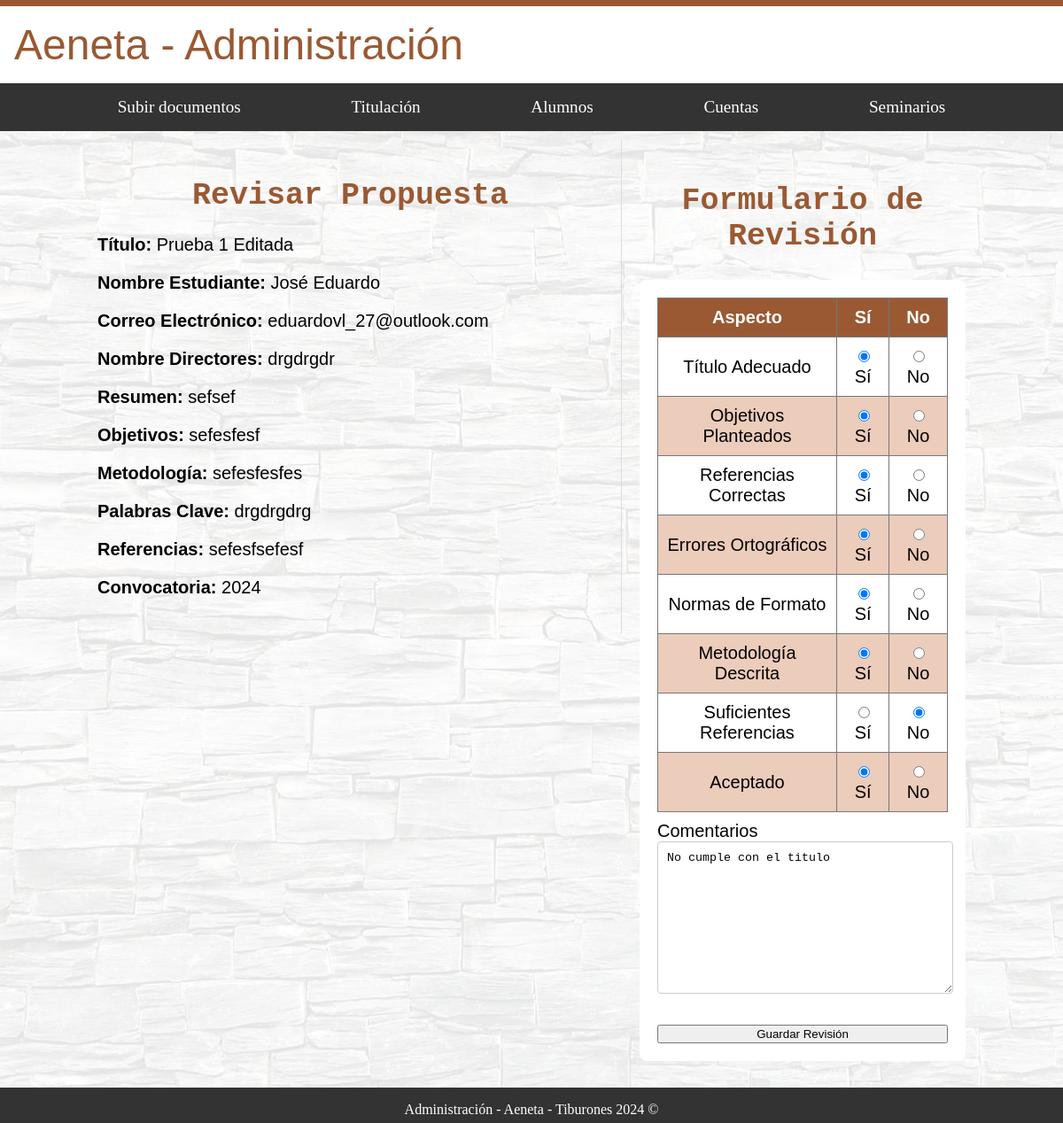
The app's page /administracion/alumnos/individual_revisar_p/5/ with its own data.
### alumnos/models.py (models this page shows, shortened)
class DocumentoPropuestaAlumno(models.Model):
    titulo = models.CharField(max_length=255)
    nombre_estudiante = models.CharField(max_length=100)  # Se llenará automáticamente
    correo_electronico = models.EmailField()  # Se llenará automáticamente
    nombre_directores = models.CharField(max_length=255)
    resumen = models.TextField()
    objetivos = models.TextField()
    metodologia = models.TextField()
    palabras_clave = models.CharField(max_length=255)
    referencias = models.TextField()
    convocatoria = models.CharField(max_length=4, default="2024")
    enviado = models.BooleanField(default=False)
    aceptado = models.BooleanField(default=False)
    sinodales = models.BooleanField(default=False)
    alumno = models.ForeignKey(settings.AUTH_USER_MODEL, on_delete=models.CASCADE)

### administracion/models.py (models this page shows, shortened)
class RevisarPropuesta(models.Model):
    documento_alumno = models.OneToOneField('alumnos.DocumentoPropuestaAlumno', on_delete=models.CASCADE)
    revisado = models.BooleanField(default=False)
    titulo_adecuado = models.BooleanField(null=True, blank=True)
    objetivos_planteados = models.BooleanField(null=True, blank=True)
    referencias_correctas = models.BooleanField(null=True, blank=True)
    errores_ortograficos = models.BooleanField(null=True, blank=True)
    normas_formato = models.BooleanField(null=True, blank=True)
    metodologia_descrita = models.BooleanField(null=True, blank=True)
    suficientes_referencias = models.BooleanField(null=True, blank=True)
    comentarios = models.TextField(null=True, blank=True)
    aceptado = models.BooleanField(default=False)

### administracion/views.py (the view, shortened to what this page needs)
# urls.py: path('alumnos/individual_revisar_p/<int:pk>/', AdministracionDocumentosIndividualAlumnos.as_view(), name='individual_revisar_p'),
class AdministracionDocumentosIndividualAlumnos(TemplateView):
    template_name = 'administracion/alumnos/individual_revisar_p.html'
    def get(self, request, *args, **kwargs):
        propuesta = get_object_or_404(DocumentoPropuestaAlumno, pk=kwargs['pk'])
        revisar_propuesta, created = RevisarPropuesta.objects.get_or_create(documento_alumno=propuesta)
        form = RevisarPropuestaForm(instance=revisar_propuesta)
        return self.render_to_response({'propuesta': propuesta, 'form': form})

### administracion/forms.py
class RevisarPropuestaForm(forms.ModelForm):
    class Meta:
        model = RevisarPropuesta
        fields = [
            'titulo_adecuado', 'objetivos_planteados', 'referencias_correctas',
            'errores_ortograficos', 'normas_formato', 'metodologia_descrita',
            'suficientes_referencias', 'comentarios', 'aceptado'
        ]
        widgets = {
            'titulo_adecuado': forms.RadioSelect(choices=[(True, 'Sí'), (False, 'No')]),
            'objetivos_planteados': forms.RadioSelect(choices=[(True, 'Sí'), (False, 'No')]),
            'referencias_correctas': forms.RadioSelect(choices=[(True, 'Sí'), (False, 'No')]),
            'errores_ortograficos': forms.RadioSelect(choices=[(True, 'Sí'), (False, 'No')]),
            'normas_formato': forms.RadioSelect(choices=[(True, 'Sí'), (False, 'No')]),
            'metodologia_descrita': forms.RadioSelect(choices=[(True, 'Sí'), (False, 'No')]),
            'suficientes_referencias': forms.RadioSelect(choices=[(True, 'Sí'), (False, 'No')]),
            'aceptado': forms.RadioSelect(choices=[(True, 'Sí'), (False, 'No')]),
        }

### administracion/templates/administracion/alumnos/individual_revisar_p.html (shortened to what this page needs)
{% extends "base_generic_Administracion.html" %}
{% block content %}
<div id="fondo">
  <div class="contenedor_principal letra_texto">
    <div class="revisar_pr">
      <h1 class="letra_titulos">Revisar Propuesta</h1>
    <p><strong>Título:</strong> {{ propuesta.titulo }}</p>
    <p><strong>Nombre Estudiante:</strong> {{ propuesta.nombre_estudiante }}</p>
    <p><strong>Correo Electrónico:</strong> {{ propuesta.correo_electronico }}</p>
    <p><strong>Nombre Directores:</strong> {{ propuesta.nombre_directores }}</p>
    <p><strong>Resumen:</strong> {{ propuesta.resumen }}</p>
    <p><strong>Objetivos:</strong> {{ propuesta.objetivos }}</p>
    <p><strong>Metodología:</strong> {{ propuesta.metodologia }}</p>
    <p><strong>Palabras Clave:</strong> {{ propuesta.palabras_clave }}</p>
    <p><strong>Referencias:</strong> {{ propuesta.referencias }}</p>
    <p><strong>Convocatoria:</strong> {{ propuesta.convocatoria }}</p>
    </div>
    <div class="evaluacion">
      <h2 class="letra_titulos">Formulario de Revisión</h2>
    <form method="post">
      <table>
        <thead>
          <tr>
            <th>Aspecto</th>
            <th>Sí</th>
            <th>No</th>
          </tr>
        </thead>
        <tbody>
          <tr>
            <td>Título Adecuado</td>
            <td>{{ form.titulo_adecuado.0 }}</td>
            <td>{{ form.titulo_adecuado.1 }}</td>
          </tr>
          <tr>
            <td>Objetivos Planteados</td>
            <td>{{ form.objetivos_planteados.0 }}</td>
            <td>{{ form.objetivos_planteados.1 }}</td>
          </tr>
          <tr>
            <td>Referencias Correctas</td>
            <td>{{ form.referencias_correctas.0 }}</td>
            <td>{{ form.referencias_correctas.1 }}</td>
          </tr>
          <tr>
            <td>Errores Ortográficos</td>
            <td>{{ form.errores_ortograficos.0 }}</td>
            <td>{{ form.errores_ortograficos.1 }}</td>
          </tr>
          <tr>
            <td>Normas de Formato</td>
            <td>{{ form.normas_formato.0 }}</td>
            <td>{{ form.normas_formato.1 }}</td>
          </tr>
          <tr>
            <td>Metodología Descrita</td>
            <td>{{ form.metodologia_descrita.0 }}</td>
            <td>{{ form.metodologia_descrita.1 }}</td>
          </tr>
          <tr>
            <td>Suficientes Referencias</td>
            <td>{{ form.suficientes_referencias.0 }}</td>
            <td>{{ form.suficientes_referencias.1 }}</td>
          </tr>
          <tr>
            <td>Aceptado</td>
            <td>{{ form.aceptado.0 }}</td>
            <td>{{ form.aceptado.1 }}</td>
          </tr>
        </tbody>
      </table>
      <div>
        <label for="comentarios">Comentarios</label>
        {{ form.comentarios }}
      </div>
      <button type="submit">Guardar Revisión</button>
    </form>
    </div>
  </div>
</div>
{% endblock %}

### administracion/static/styles/home_administracion.css (style rules this page uses)
html { margin: 0; padding: 0; overflow-x: hidden; box-sizing: border-box; }
.header-flex-container, #fondo, footer { width: 100%; max-width: 100%; box-sizing: border-box; }
body { margin: 0; padding: 0; min-height: 100vh; display: flex; flex-direction: column; }
.header-flex-container, #fondo, footer { width: 100%; }
#fondo { position: relative; flex: 1; display: flex; flex-direction: column; justify-content: center; }
#fondo::before { content: ''; background-image: url('/static/image_admin/fondos_admin/Fondo.jpg'); opacity: 0.1; top: 0; left: 0; bottom: 0; right: 0; position: absolute; z-index: -1; }
.contenedor_principal { position: relative; margin: auto; width: 85%; z-index: 2; padding: 10px; }
.letra_titulos { font-family: monospace; color: #9A5933; font-size: 35px; text-align: center; }
.letra_texto { font-family: sans-serif; color: black; font-size: 20px; text-align: justify; }

### administracion/static/styles/subirDoc.css (style rules this page uses)
.contenedor_principal { position: relative; margin: auto; width: 85%; z-index: 2; padding: 10px; }
.letra_titulos { font-family: monospace; color: #9A5933; font-size: 35px; text-align: center; }
.letra_texto { font-family: sans-serif; color: black; font-size: 20px; text-align: justify; }
form { display: grid; grid-gap: 10px; padding: 20px; border-radius: 8px; background-color: #fff; }
label { margin-bottom: 5px; }
input[type="text"], input[type="date"], input[type="file"], select, textarea { width: 95%; padding: 10px; margin-bottom: 20px; border: 1px solid #ccc; border-radius: 4px; }

### administracion/static/styles/alumno.css (style rules this page uses)
table { width: 100%; border-collapse: collapse; background-color: white; }
table th, table td { border: 1px solid #777777; padding: 10px; text-align: center; }
thead th { background-color: #9A5933; color: #fff; }
tbody tr:nth-child(even) { background-color: #ecccbb; }

### administracion/templates/administracion/alumnos/individual_revisar_p.html (style rules this page uses)
.revisar_pr, .evaluacion { float: left; padding: 20px; box-sizing: border-box; }
.revisar_pr { width: 60%; border-right: 1px solid #ddd; }
.evaluacion { width: 40%; }

### records on screen
DocumentoPropuestaAlumno: titulo "Prueba 1 Editada", nombre_estudiante "José Eduardo", correo_electronico "eduardovl_27@outlook.com", nombre_directores "drgdrgdr", resumen "sefsef", objetivos "sefesfesf", metodologia "sefesfesfes", palabras_clave "drgdrgdrg", referencias "sefesfsefesf", convocatoria "2024"
RevisarPropuesta: titulo_adecuado "☑ Sí", titulo_adecuado "☐ No", objetivos_planteados "☑ Sí", objetivos_planteados "☐ No", referencias_correctas "☑ Sí", referencias_correctas "☐ No", errores_ortograficos "☑ Sí", errores_ortograficos "☐ No", normas_formato "☑ Sí", normas_formato "☐ No", metodologia_descrita "☑ Sí", metodologia_descrita "☐ No", suficientes_referencias "☐ Sí", suficientes_referencias "☑ No", aceptado "☑ Sí", aceptado "☐ No", comentarios "No cumple con el titulo"
